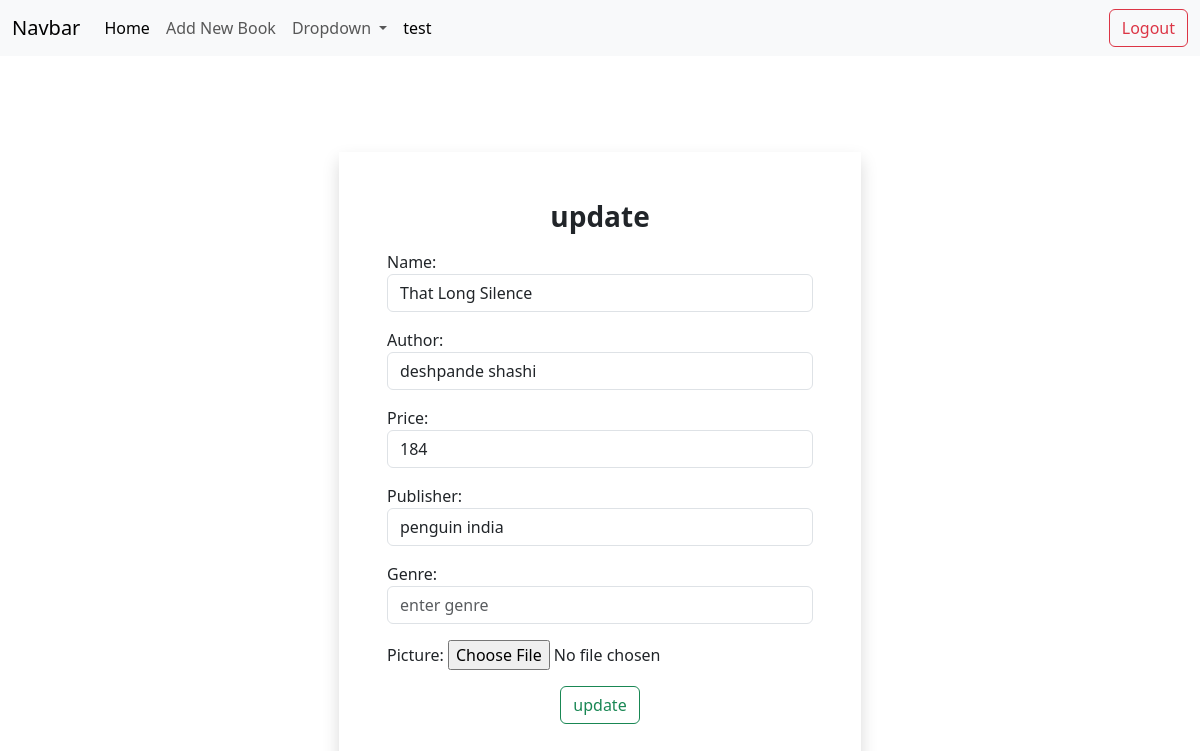
The page /books/3/change (signed in) on the database its author committed.
### book/models.py (models this page shows, shortened)
class Books(models.Model):
    name=models.CharField(max_length=200,unique=True)
    author=models.CharField(max_length=200)
    price=models.PositiveIntegerField()
    publisher=models.CharField(max_length=200)
    genre=models.CharField(max_length=200,null=True)
    picture=models.ImageField(upload_to="images",null=True)

### book/views.py (the view, shortened to what this page needs)
# urls.py: path("books/<int:pk>/change",views.BookUpdateView.as_view(),name="book-change"),
@method_decorator(signin_required,name="dispatch")
class BookUpdateView(View):
    def get(self,request,*args,**kwargs):
        id=kwargs.get("pk")
        obj=Books.objects.get(id=id)
        form=BookForm(instance=obj)
        return render(request,"book_edit.html",{"form":form})

### book/forms.py
class BookForm(forms.ModelForm):
    class Meta:
        model=Books
        fields="__all__"
        widgets={
            "name":forms.TextInput(attrs={"class":"form-control","placeholder":"enter name of the book"}),
            "author":forms.TextInput(attrs={"class":"form-control","placeholder":"enter author name"}),
            "price":forms.NumberInput(attrs={"class":"form-control","placeholder":"enter price"}),
            "publisher":forms.TextInput(attrs={"class":"form-control","placeholder":"enter the name of publisher"}),
            "genre":forms.TextInput(attrs={"class":"form-control","placeholder":"enter genre"}),
        }

### book/views.py (called while the page is built)
def signin_required(fn):
    def wrapper(request,*args,**kwargs):
        if not request.user.is_authenticated:
            messages.error(request,"invalid session")
            return redirect("signin")
        else:
            return fn(request,*args,**kwargs)
    return wrapper

### book/templates/book_edit.html (shortened to what this page needs)
{%extends 'base.html'%}
{%block body_block%}
<div class="container d-flex justify-content-center mt-5 p-5 ">
    <form action="" method="post" enctype="multipart/form-data" class="w-50 shadow p-5">
        <h3 class="text-center fw-semibold">update</h3>
        <p>
            {{form.as_p}}
        </p>
        <p class="d-flex justify-content-center">
            <button type="submit" class="btn btn-outline-success">update</button>
        </p>
    </form>
</div>
{%endblock%}

### book/templates/base.html (shortened to what this page needs)
<!DOCTYPE html>
<html lang="en">
<head>
    <link href="https://cdn.jsdelivr.net/npm/bootstrap@5.3.2/dist/css/bootstrap.min.css" rel="stylesheet">
</head>
<body>
    <nav class="navbar navbar-expand-lg bg-body-tertiary">
        <div class="container-fluid">
          <a class="navbar-brand" href="#">Navbar</a>
          <div class="collapse navbar-collapse" id="navbarSupportedContent">
            <ul class="navbar-nav me-auto mb-2 mb-lg-0">
              <li class="nav-item">
                <a class="nav-link active" aria-current="page" href="{%url 'book-all'%}">Home</a>
              </li>
              <li class="nav-item">
                <a class="nav-link" href="{%url 'book-add'%}">Add New Book</a>
              </li>
              <li class="nav-item dropdown">
                <a class="nav-link dropdown-toggle" href="#" role="button" data-bs-toggle="dropdown" aria-expanded="false">
                  Dropdown
                </a>
              </li>
              <li class="nav-item">
                <a class="nav-link active" aria-current="page" href="">{{request.user}}</a>
              </li>
            </ul>
            <div>
                <a href="{%url 'signout'%}" class="btn btn-outline-danger">Logout</a>
            </div>
          </div>
        </div>
      </nav>
    {%block body_block%}
    {%endblock%}
</body>
</html>

### rows shown on the page
Books: name "That Long Silence", author "deshpande shashi", price "184", publisher "penguin india"

### other values the page prints
{{ request.user }} "test"
